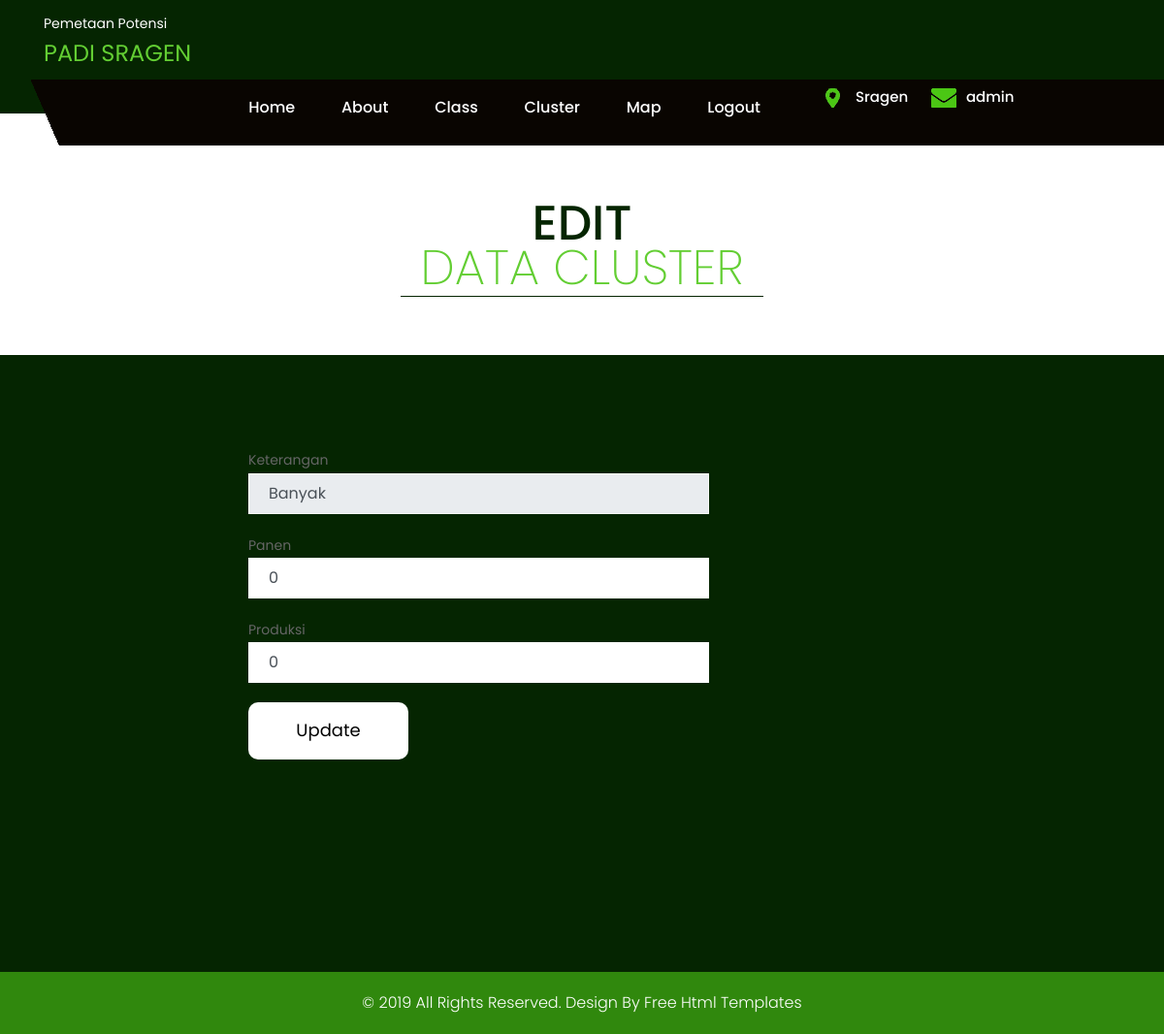
/master/edit_class.php?id=1 (signed in), run on the app's committed database.
### tables this page shows
CREATE TABLE IF NOT EXISTS `cluster` (
  `id_cluster` int(11) NOT NULL,
  `nama` varchar(25) NOT NULL,
  `panen` float NOT NULL,
  `produksi` float NOT NULL,
  PRIMARY KEY (`id_cluster`)
);

### master/edit_class.php (the view, shortened to what this page needs)
<!DOCTYPE html>
<html lang="en">
<?php include('koneksi.php');
?>
<?php include('linka.php'); ?>
<div id="contact" class="contact">
        <div class="container">
            <div class="row">
                <div class="col-md-12">
                    <div class="title">
                        <h2>Edit<br><strong class="black">Data Cluster</strong></h2>
                    </div>
                </div>
            </div>
        </div>
    </div>
    <div class="container-fluid padddd" >
        <div class="col-xl-12 col-lg-12 col-md-12 col-sm-12 padddd" >
            <div class="map_section" >
                <div class="container">
                    <div class="row">
                        <div class="col-xl-6 col-lg-6 col-md-6 col-sm-12" style="margin-left: 15%;margin-top: -50px;">
                            <?php
  $ids = $_GET['id'];
  $query_mysql = "SELECT * FROM cluster WHERE id_cluster='$ids'";
  $result = $db->query($query_mysql);
  foreach($result as $id){
                            ?>
                            <form class="main_form" action="edit_class-aksi.php" method="post" enctype="multipart/form-data">
                                <div class="row">
                                    <div class="col-xl-12 col-lg-12 col-md-12 col-sm-12">
                                        Keterangan
                                        <input class="form-control" placeholder="Nama Kecamatan" type="text" name="nama"  value="<?php echo $id['nama'] ?>" readonly>
                                    </div>
                                    <div class="col-xl-12 col-lg-12 col-md-12 col-sm-12">
                                        Panen
                                        <input class="form-control" placeholder="Jumlah Panen" type="number" name="panen"  value="<?php echo $id['panen'] ?>" required>
                                    </div>
                                    <div class="col-xl-12 col-lg-12 col-md-12 col-sm-12">
                                        Produksi
                                        <input class="form-control" placeholder="Jumlah produksi" type="number" name="produksi"  value="<?php echo $id['produksi'] ?>" required>
                                    </div>
                                    <div class="col-xl-12 col-lg-12 col-md-12 col-sm-12">
                                        <button type="submit" name="upload" value="Upload" class="send">Update</button>
                                    </div>
                                </div>
                            </form>
                        <?php } ?>
                        </div>
                    </div>
                </div>
               <div class="offer-bg">
            <div class="container">
                <div class="row" style="height: 450px;">
            </div>
        </div></div>
            </div>
        </div>
    </div>
    <footr>
        <div class="copyright">
            <div class="container">
                <p>© 2019 All Rights Reserved. Design By<a href="https://html.design/"> Free Html Templates</a></p>
        </div>
        </div>
    </footr>
</body>
</html>

### master/css/style.css (style rules this page uses)
* { box-sizing: border-box !important; transition: ease all 0.5s; }
html { scroll-behavior: smooth; }
body { color: #666666; font-size: 14px; font-family: poppins; line-height: 1.80857; font-weight: normal; overflow-x: hidden; }
a { color: #1f1f1f; text-decoration: none !important; outline: none !important; -webkit-transition: all .3s ease-in-out; -moz-transition: all .3s ease-in-out; -ms-transition: all .3s ease-in-out; -o-transition: all .3s ease-in-out; transition: all .3s ease-in-out; }
h1, h2, h3, h4, h5, h6 { letter-spacing: 0; font-weight: normal; position: relative; padding: 0 0 10px 0; font-weight: normal; line-height: normal; color: #111111; margin: 0 }
h2 { font-size: 22px }
*, *::after, *::before { -webkit-box-sizing: border-box; -moz-box-sizing: border-box; box-sizing: border-box; }
p { margin: 0px; font-weight: 300; font-size: 15px; line-height: 24px; }
a { color: #222222; text-decoration: none; outline: none !important; }
a, .btn { text-decoration: none !important; outline: none !important; -webkit-transition: all .3s ease-in-out; -moz-transition: all .3s ease-in-out; -ms-transition: all .3s ease-in-out; -o-transition: all .3s ease-in-out; transition: all .3s ease-in-out; }
button { border: 0; margin: 0; padding: 0; cursor: pointer; }
.black { color: #63ce33; font-weight: 208; }
.title { text-align: center; padding-bottom: 60px; }
.title h2 { padding: 0px 0px 6px 0px; text-transform: uppercase; font-weight: 500; color: #052501; line-height: 46px; border-bottom: #052501 solid 1px; font-size: 50px; max-width: 374px; width: 100%; margin: 0 auto; }
.offer-bg { background: #052501; padding: 90px 0px; }
.contact { margin-top: 90px; }
.map_section { border-top: #052501 solid 6px; }
.padddd { padding: 0px; }
.main_form { position: absolute; z-index: 990; background: #052501; margin-top: 80px; padding: 60px 40px; }
.form-control { border: #fff solid 1px; border-radius: inherit; margin-bottom: 20px; padding: 8px 20px; font-family: poppins; }
.send { font-family: poppins; float: left; margin: 0 auto; display: block; background: #fff; color: #000; max-width: 165px; padding: 13px 0px; width: 100%; font-size: 18px; border-radius: 10px; }
.copyright { background: #30880d; padding: 20px 0px 20px 0; }
.copyright p { color: #fff; font-size: 16px; text-align: center; text-align: center; margin: 0 auto; }
.copyright a { color: #ffff; }

### data on the page
cluster: nama "Banyak", panen "0", produksi "0"

### other printed values
$_SESSION['username'] "admin"
